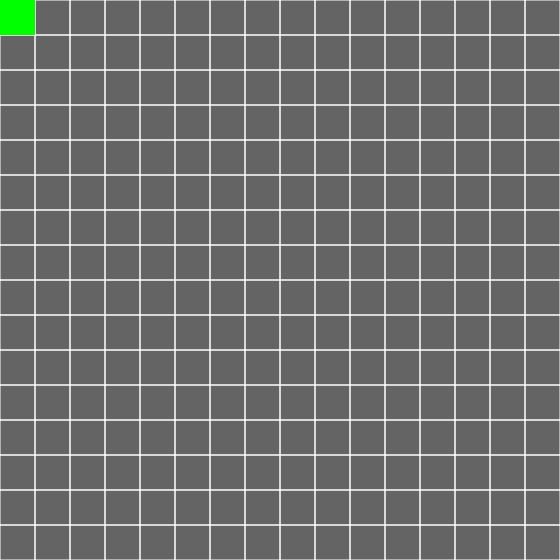
Frame 1 (no input)
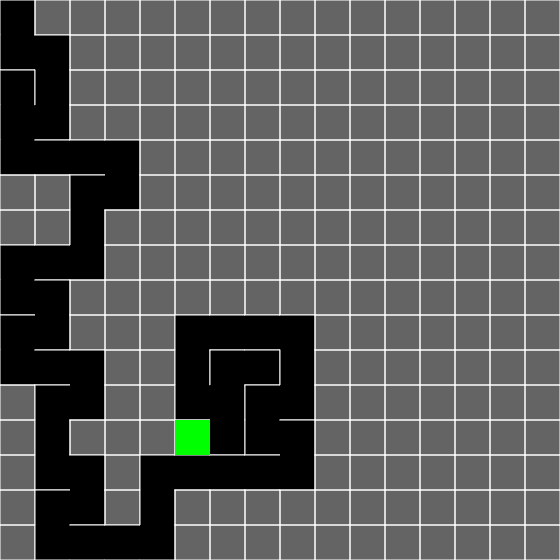
Frame 60 (no input)
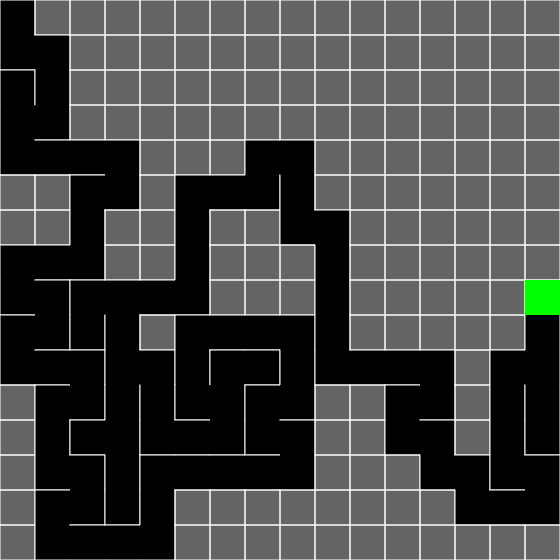
Frame 120 (the mouse pressed at the canvas centre since frame 60)

The p5.js sketch that drew these frames (run headless with seeded random() and noise() and a simulated clock; from frame 60 on, the mouse is pressed at the canvas centre):

// p5.js sketch
// ── sketch.js
var row,cols,mstart=true;
var w=35,f=1;
var grid=[];
var stack=[],mstack=[];
var current,mnext;
var button1,button2;
function setup() {
	createCanvas(560,560);
  button1=createButton('start');
	button1.position(5,600);
	button2=createButton('reduce speed');
	button2.position(5,730)
	//frameRate(5);

	cols=floor(width/w);
	row=floor(height/w);
	for(var i=0;i<row;i++){
		for(var j=0;j<cols;j++){
			var b=new cell(i,j);
			grid.push(b);
		}
	}
	current=grid[0];
	button1.mousePressed(start);
	button2.mousePressed(reduce);
}
function reduce(){

	if(f>0){
	button2.html('increase speed');
	frameRate(6);
}else{
	button2.html('reduce speed');
	frameRate(24);
}
	f*=-1;
}
function start(){
	current=grid[0];
	mstart=false
	for(var i=0;i<grid.length;i++){
		grid[i].visited=false;
	}
}

function draw() {
	if(mstart){
		background(100);
	for(var i=0;i<grid.length;i++){
		grid[i].show();
	}
current.visited=true;
current.highlight();
var next= current.checkNeighbours();
if(next){
	next.visited=true;
	stack.push(current);
	removewall(current,next);
	current=next;
}else if(stack.length>0){
	current=stack.pop();
  }
}else{
	background(100);
for(var i=0;i<grid.length;i++){
	grid[i].show();
}
	current.visited=true;
	current.highlight();
	mnext=current.mouse_start();
	if(current.x!=7||current.y!=7){
		if(mnext){
		mnext.visited=true;
		mstack.push(mnext);
		current=mnext;
    //console.log('transfer working');
	}else if(mstack.length>0){
		current=mstack.pop();
	  }
}
	//console.log('this is happening');
}
}
function index(i,j){
  if(i<0||j<0||i>row-1||j>cols-1){
		return -1;
	}else{
	return j+i*cols;
   }
}
function cell(i,j){
	this.x=i;
	this.y=j;
	this.visited=false;
	this.wall=[true,true,true,true];
	this.highlight=function(){
		var x=this.x*w;
		var y=this.y*w;
		noStroke();
		fill(0,255,0);
		rect(x,y,w,w);
	}
	this.checkNeighbours = function() {
    var neighbours=[];
		var top=grid[index(i,j-1)];
		var right=grid[index(i+1,j)];
		var bottom=grid[index(i,j+1)];
		var left=grid[index(i-1,j)];
    if(top&&!top.visited){
			neighbours.push(top);
		}
		if(right&&!right.visited){
			neighbours.push(right);
		}
		if(bottom&&!bottom.visited){
			neighbours.push(bottom);
		}
		if(left&&!left.visited){
			neighbours.push(left);
		}
		if(neighbours.length>0){
			var r= floor(random(0,neighbours.length));
      return neighbours[r];
		}else{
			return undefined;
		}
	}
	this.show=function(){
     var x=this.x*w;
		 var y=this.y*w;
		 //noFill();
		 if(this.visited){
 			noStroke();
 			fill(0);
 			rect(x,y,w,w);
 		}
		stroke(255);
		if(this.wall[0]){
			line(x,y,x+w,y);
		}
		if(this.wall[1]){
			line(x+w,y,x+w,y+w);
		}
		if(this.wall[2]){
			line(x+w,y+w,x,y+w);
		}
		if(this.wall[3]){
			line(x,y+w,x,y);
		}


	}
this.mouse_start=function(){
	var neighbours=[50,50,50,50];
	var nextcell=[];
	var largest,d=50;
	var mtop=grid[index(this.x,this.y-1)];
	var mright=grid[index(this.x+1,this.y)];
	var mbottom=grid[index(this.x,this.y+1)];
	var mleft=grid[index(this.x-1,this.y)];
	if(!this.wall[0]){
		//console.log('top is working');
	if(mtop && !mtop.visited){
	neighbours[0]=(8-this.x)+(8-(this.y-1));
	nextcell[0]=mtop;
   }
  }
	if(!this.wall[1]){
		//console.log('right is working');
	if(mright&&!mright.visited){
	neighbours[1]=(8-(this.x+1))+(8-(this.y));//12 in --6
	nextcell[1]=mright;
   	}
  }
	if(!this.wall[2]){
	//	console.log('bottom is working');
	if(mbottom&&!mbottom.visited){
	neighbours[2]=(8-this.x)+(8-(this.y+1));
	nextcell[2]=mbottom;
   }
  }
	if(!this.wall[3]){
		//console.log('left is working');
	if(mleft&&!mleft.visited){
	neighbours[3]=(8-(this.x-1))+(8-(this.y));
	nextcell[3]=mleft;
	 }
 }
	for(var i=0;i<4;i++){
		if(neighbours[i]<=d){
		 largest =i;
		 d=neighbours[i];
	 }
	}
	return nextcell[largest];
   }
}


function removewall(a,b){
	var x=a.x-b.x;
	if(x===1){
		a.wall[3]=false;
		b.wall[1]=false;
	}else if(x===-1){
		a.wall[1]=false;
		b.wall[3]=false;
	}
	var y=a.y-b.y;
	if(y===1){
		a.wall[0]=false;
		b.wall[2]=false;
	}else if(y===-1){
		a.wall[2]=false;
		b.wall[0]=false;
	}
}
